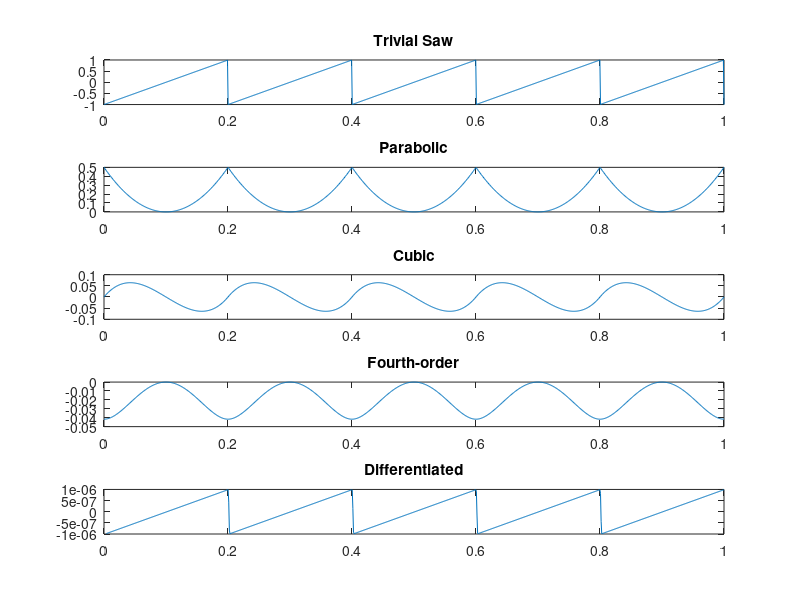
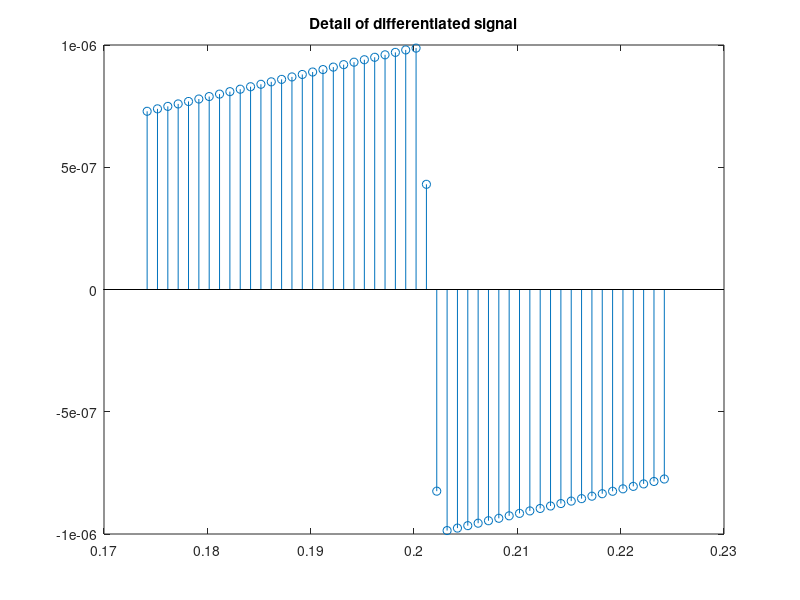

The MATLAB source for these figures, in order:
%% Alias-Suppressed Oscillators Based on Differentiated Polynomial Waveforms
% Välimäki et al.
clear, close all;
Fs = 1000;
duration = 1;
F0 = 5;
t = linspace(0, 1, Fs)';
x = zeros(Fs*duration, 10);

x(:, 1) = 2 * mod(linspace(0, duration * F0, Fs)', 1) - 1;
% x(:, 1) = [repmat(audioread('./wavetables/vox_wt.wav'), 5, 1); zeros(Fs - 915, 1)];
% x(:, 1) = sin(2 * pi * F0 * t);
% x(:, 1) = sawtooth(2 * pi * F0 * t, 1/2);
subplot(511), plot(t, x(:, 1)), title 'Trivial Saw';

% Integrate x
x(:, 2) = (x(:, 1).^2)/2;
subplot(512), plot(t, x(:, 2)), title Parabolic;

% intergrate x again
x(:, 3) = (x(:, 1).^3 - x(:, 1))/6;
subplot(513), plot(t, x(:, 3)), title Cubic;

% and again
x(:, 4) = (x(:, 1).^4)/24 - (x(:, 1).^2)/12;
subplot(514), plot(t, x(:, 4)), title Fourth-order;

% Differentiate back to the sawtooth
x(:, 10) = x(:, 4);
for order=0:2
    x(:, 9) = x(:, 10);
    x(1, 10) = 0;
    for n=2:length(x)
        x(n, 10) = x(n, 9) - x(n-1, 9);
    end
    subplot(515), plot(t(5:end), x(5:end, 10)), title 'Differentiated';
    pause(1);
end

% Detail of the amplitude transition due to differentiation.
figure;
stem(t(175:225), x(175:225, 10)), title('Detail of differentiated signal');